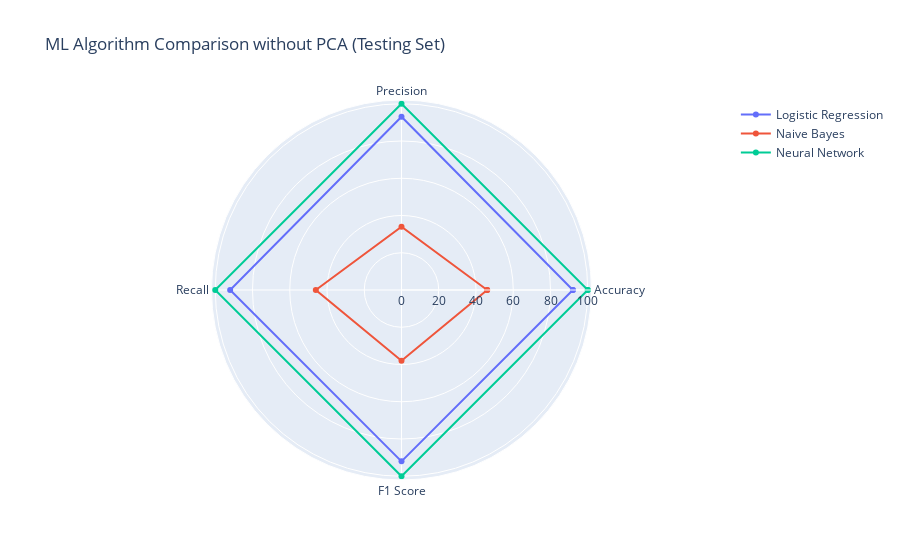
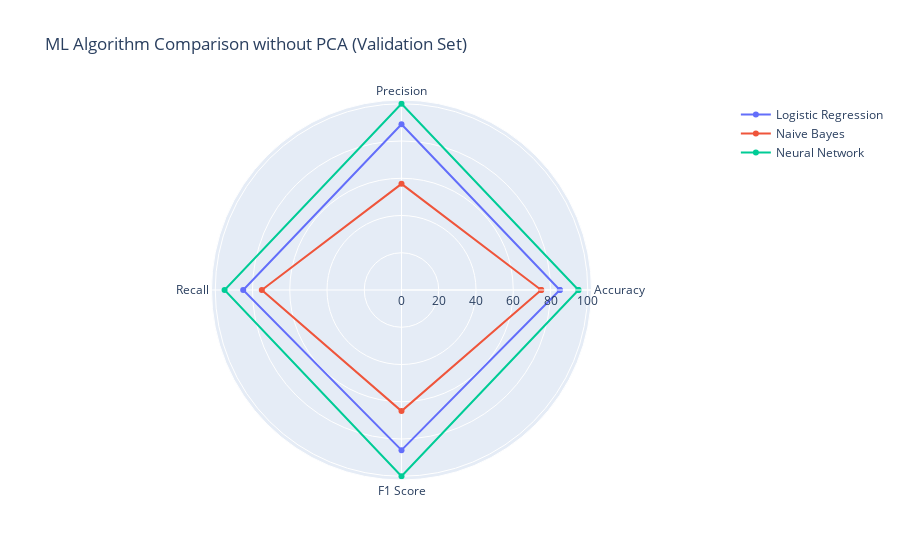

Source (notebook cell) for these figures, in order:
### Markdown cell above
# Data visualization (without PCA)

### Code cell
import plotly.graph_objects as go
import plotly.offline as pyo
import plotly
from plotly.offline import init_notebook_mode, iplot

init_notebook_mode(connected=True)
categories = ['Accuracy', 'Precision', 'Recall', 'F1 Score']
categories = [*categories, categories[0]]
test_LR_wo_PCA = [np.round(100*0.916667), np.round(100*0.933333), np.round(100*0.916667), np.round(100*0.916088)]
test_NB_wo_PCA = [np.round(100*0.458333), np.round(100*0.335185), np.round(100*0.458333), np.round(100*0.383578)]
test_NN_wo_PCA = [np.round(100*1), np.round(100*1), np.round(100*1), np.round(100*1)]
test_LR_wo_PCA = [*test_LR_wo_PCA, test_LR_wo_PCA[0]]
test_NB_wo_PCA = [*test_NB_wo_PCA, test_NB_wo_PCA[0]]
test_NN_wo_PCA = [*test_NN_wo_PCA, test_NN_wo_PCA[0]]

fig = go.Figure(
    data=[
        go.Scatterpolar(r=test_LR_wo_PCA, theta=categories, name='Logistic Regression'),
        go.Scatterpolar(r=test_NB_wo_PCA, theta=categories, name='Naive Bayes'),
        go.Scatterpolar(r=test_NN_wo_PCA, theta=categories, name='Neural Network')
    ],
    layout=go.Layout(
        title=go.layout.Title(text='ML Algorithm Comparison without PCA (Testing Set)'),
        polar={'radialaxis': {'visible': True}},
        showlegend=True
    )
)

plotly.offline.iplot(fig)

val_LR_wo_PCA = [np.round(100*0.85), np.round(100*0.885455), np.round(100*0.85), np.round(100*0.856461)]
val_NB_wo_PCA = [np.round(100*0.75), np.round(100*0.573529), np.round(100*0.75), np.round(100*0.646552)]
val_NN_wo_PCA = [np.round(100*0.95), np.round(100*1), np.round(100*0.95), np.round(100*1)]
val_LR_wo_PCA = [*val_LR_wo_PCA, val_LR_wo_PCA[0]]
val_NB_wo_PCA = [*val_NB_wo_PCA, val_NB_wo_PCA[0]]
val_NN_wo_PCA = [*val_NN_wo_PCA, val_NN_wo_PCA[0]]

fig2 = go.Figure(
    data=[
        go.Scatterpolar(r=val_LR_wo_PCA, theta=categories, name='Logistic Regression'),
        go.Scatterpolar(r=val_NB_wo_PCA, theta=categories, name='Naive Bayes'),
        go.Scatterpolar(r=val_NN_wo_PCA, theta=categories, name='Neural Network')
    ],
    layout=go.Layout(
        title=go.layout.Title(text='ML Algorithm Comparison without PCA (Validation Set)'),
        polar={'radialaxis': {'visible': True}},
        showlegend=True
    )
)

plotly.offline.iplot(fig2)

### Figure 1 — Plotly figure (JSON) as saved in the notebook; plotly's stock layout.template omitted (floating-point values rounded to 4 significant figures)
{"data": [{"name": "Logistic Regression", "r": [92, 93, 92, 92, 92], "theta": ["Accuracy", "Precision", "Recall", "F1 Score", "Accuracy"], "type": "scatterpolar"}, {"name": "Naive Bayes", "r": [46, 34, 46, 38, 46], "theta": ["Accuracy", "Precision", "Recall", "F1 Score", "Accuracy"], "type": "scatterpolar"}, {"name": "Neural Network", "r": [100, 100, 100, 100, 100], "theta": ["Accuracy", "Precision", "Recall", "F1 Score", "Accuracy"], "type": "scatterpolar"}], "layout": {"polar": {"radialaxis": {"visible": true}}, "showlegend": true, "title": {"text": "ML Algorithm Comparison without PCA (Testing Set)"}}}

### Figure 2 — Plotly figure (JSON) as saved in the notebook; plotly's stock layout.template omitted (floating-point values rounded to 4 significant figures)
{"data": [{"name": "Logistic Regression", "r": [85, 89, 85, 86, 85], "theta": ["Accuracy", "Precision", "Recall", "F1 Score", "Accuracy"], "type": "scatterpolar"}, {"name": "Naive Bayes", "r": [75, 57, 75, 65, 75], "theta": ["Accuracy", "Precision", "Recall", "F1 Score", "Accuracy"], "type": "scatterpolar"}, {"name": "Neural Network", "r": [95, 100, 95, 100, 95], "theta": ["Accuracy", "Precision", "Recall", "F1 Score", "Accuracy"], "type": "scatterpolar"}], "layout": {"polar": {"radialaxis": {"visible": true}}, "showlegend": true, "title": {"text": "ML Algorithm Comparison without PCA (Validation Set)"}}}
